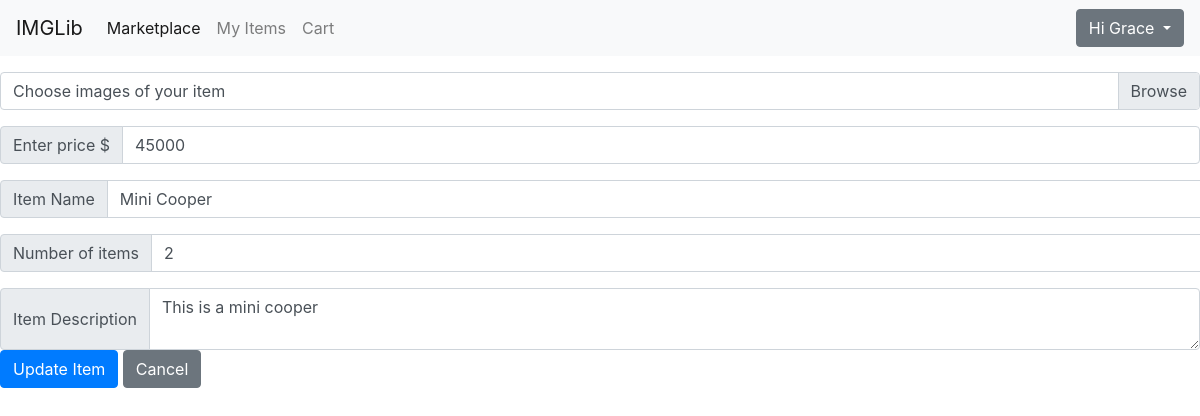
The app's page /home/myitems/update/5 (signed in), older data.
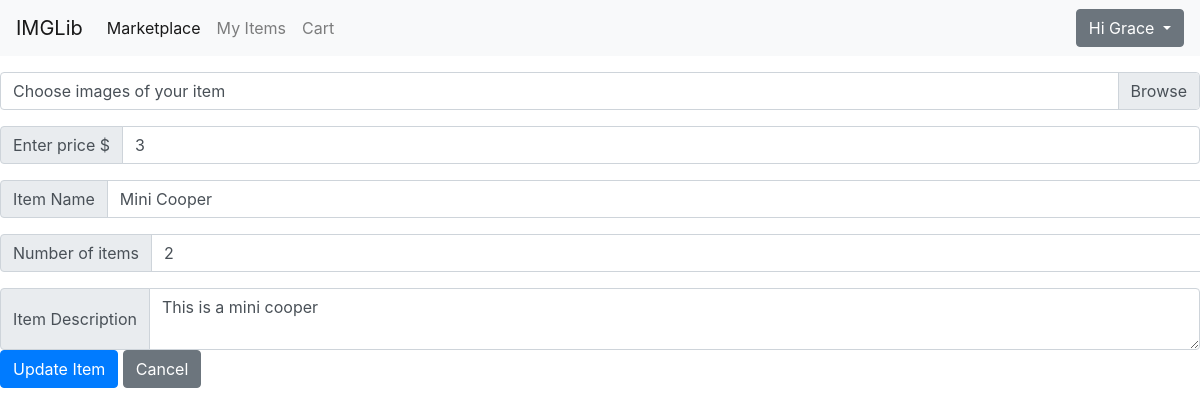
The same page, newer data.
### database/database.py (models this page shows)
class User(UserMixin, db.Model):
    id = db.Column(db.Integer, primary_key=True, autoincrement=True)
    name = db.Column(db.String(50))
    email = db.Column(db.String(100), unique=True, nullable=False)
    password = db.Column(db.String(45), nullable=False)
    inventory_id = db.Column(db.Integer, db.ForeignKey('inventory.id'))
    cart_id = db.Column(db.Integer, db.ForeignKey('cart.id'))

class Item(db.Model):
    id = db.Column(db.Integer, primary_key=True, autoincrement=True)
    inventory_id = db.Column(db.Integer, db.ForeignKey('inventory.id'))
    item_desc = db.Column(db.String(50))
    item_price = db.Column(db.Integer, nullable=False)
    item_num = db.Column(db.Integer, nullable=False)
    img = db.Column(db.Text)
    mimetype = db.Column(db.Text)
    item_name = db.Column(db.Text, nullable=False)

### home/routes.py (the view, shortened to what this page needs)
@home.route('myitems/update/<int:id>', methods=['POST', 'GET'])
def update(id):
    if not checkSession():
        return redirect('/')
    item = Item.query.filter_by(id=id).first()
    if not item:
        return "Item not found"
    if request.method =='GET':
        return render_template("update.html", name=current_user.name, item=item)

### __init__.py (called while the page is built)
@login_manager.user_loader
def get(id):
    from .database.database import User
    user = db.session.query(User).get(id)
    return user

### home/services.py (called while the page is built)
def checkSession():
    return current_user.is_authenticated

### templates/update.html (shortened to what this page needs)
    {% extends "base.html" %}
    {% block content %}
    <form action="/home/myitems/update/{{ item.id }}" enctype="multipart/form-data" method="POST">
      <div class="input-group mb-3">
        <div class="custom-file">
          <label id="file-label" class="custom-file-label" for="inputGroupFile02" aria-describedby="inputGroupFileAddon02" >Choose images of your item</label>
        </div>
      </div>
      <div class="input-group mb-3">
        <div class="input-group-prepend">
          <span class="input-group-text">Enter price $</span>
        </div>
        <input type="text" value="{{ item.item_price }}" name="item_price" class="form-control" aria-label="Amount (to the nearest dollar)">
      </div>
      <div class="input-group mb-3">
        <div class="input-group-prepend">
          <span class="input-group-text">Item Name</span>
        </div>
        <input name="item_name" value="{{ item.item_name }}" type="text" class="form-control" aria-label="">
      </div>
      <div class="input-group mb-3">
        <div class="input-group-prepend">
          <span class="input-group-text">Number of items</span>
        </div>
        <input value="{{ item.item_num }}" name="item_num" type="text" class="form-control" aria-label="">
      </div>
      <div class="input-group">
        <div class="input-group-prepend">
          <span class="input-group-text">Item Description</span>
        </div>
        <textarea class="form-control" id="item_desc" name="item_desc" aria-label="">{{ item.item_desc }}</textarea>
      </div>
      <input class="btn btn-primary" type="submit" value="Update Item" />
      <a class="btn btn-secondary" href="/home" role="button">Cancel</a>
    </form>
    {% endblock %}

### templates/base.html (shortened to what this page needs)
<!DOCTYPE html>
<html lang="en">
  <head>
    <link
      rel="stylesheet"
      href="https://stackpath.bootstrapcdn.com/bootstrap/4.5.2/css/bootstrap.min.css"
    />
    <link rel="stylesheet" href={{ url_for('static',
    filename='/css/style.css')}}>
  </head>
  <body>
    <nav class="navbar navbar-expand-lg navbar-light bg-light" id="nav">
        <a class="navbar-brand" href="/">IMGLib</a>
        <div class="collapse navbar-collapse" id="navbarSupportedContent">
          <ul class="navbar-nav mr-auto">
            <li class="nav-item active">
              <a class="nav-link" href="/home">Marketplace <span class="sr-only">(current)</span></a>
            </li>
            <li class="nav-item">
              <a class="nav-link" href="/home/myitems">My Items</a>
            </li>
            <li class="nav-item ">
              <a class="nav-link" href="/checkout/cart">Cart <span class="sr-only">(current)</span></a>
            </li>
          </ul>
          <div class="form-inline my-2 my-lg-0">
            <div class="dropdown">
                <button class="btn btn-secondary dropdown-toggle" type="button" id="dropdownMenuButton" data-toggle="dropdown" aria-haspopup="true" aria-expanded="false">
                    Hi {{ name }}
                </button>
              </div>
          </div>
        </div>
      </nav>
      {% block content %}
      {% endblock %}
  </body>
</html>

Row changes from the older to the newer data that the page shows:
changed Item "Mini Cooper": item_price "45000" → "3"
